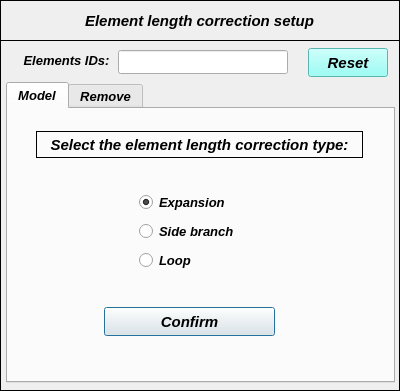
<?xml version="1.0" encoding="UTF-8"?>
<ui version="4.0">
 <class>Dialog</class>
 <widget class="QDialog" name="Dialog">
  <property name="geometry">
   <rect>
    <x>0</x>
    <y>0</y>
    <width>400</width>
    <height>391</height>
   </rect>
  </property>
  <property name="minimumSize">
   <size>
    <width>400</width>
    <height>391</height>
   </size>
  </property>
  <property name="maximumSize">
   <size>
    <width>400</width>
    <height>391</height>
   </size>
  </property>
  <property name="windowTitle">
   <string>Element length correction setup</string>
  </property>
  <widget class="QFrame" name="frame">
   <property name="geometry">
    <rect>
     <x>0</x>
     <y>0</y>
     <width>400</width>
     <height>41</height>
    </rect>
   </property>
   <property name="frameShape">
    <enum>QFrame::Box</enum>
   </property>
   <property name="frameShadow">
    <enum>QFrame::Plain</enum>
   </property>
   <property name="lineWidth">
    <number>1</number>
   </property>
   <widget class="QLabel" name="label">
    <property name="geometry">
     <rect>
      <x>14</x>
      <y>8</y>
      <width>371</width>
      <height>25</height>
     </rect>
    </property>
    <property name="font">
     <font>
      <family>Arial</family>
      <pointsize>11</pointsize>
      <weight>75</weight>
      <italic>true</italic>
      <bold>true</bold>
     </font>
    </property>
    <property name="text">
     <string>Element length correction setup</string>
    </property>
    <property name="textFormat">
     <enum>Qt::AutoText</enum>
    </property>
    <property name="alignment">
     <set>Qt::AlignCenter</set>
    </property>
   </widget>
  </widget>
  <widget class="QFrame" name="frame_2">
   <property name="geometry">
    <rect>
     <x>0</x>
     <y>40</y>
     <width>400</width>
     <height>351</height>
    </rect>
   </property>
   <property name="frameShape">
    <enum>QFrame::Box</enum>
   </property>
   <property name="frameShadow">
    <enum>QFrame::Plain</enum>
   </property>
   <property name="lineWidth">
    <number>1</number>
   </property>
   <widget class="QTabWidget" name="tabWidget_element_length_correction">
    <property name="geometry">
     <rect>
      <x>6</x>
      <y>42</y>
      <width>389</width>
      <height>301</height>
     </rect>
    </property>
    <property name="minimumSize">
     <size>
      <width>0</width>
      <height>227</height>
     </size>
    </property>
    <property name="maximumSize">
     <size>
      <width>16777215</width>
      <height>400</height>
     </size>
    </property>
    <property name="font">
     <font>
      <family>Arial</family>
      <pointsize>10</pointsize>
      <weight>75</weight>
      <italic>true</italic>
      <bold>true</bold>
     </font>
    </property>
    <property name="currentIndex">
     <number>0</number>
    </property>
    <widget class="QWidget" name="tab_model">
     <attribute name="title">
      <string>Model</string>
     </attribute>
     <widget class="QPushButton" name="pushButton_confirm">
      <property name="geometry">
       <rect>
        <x>96</x>
        <y>198</y>
        <width>171</width>
        <height>29</height>
       </rect>
      </property>
      <property name="font">
       <font>
        <family>Arial</family>
        <pointsize>11</pointsize>
        <weight>75</weight>
        <italic>true</italic>
        <bold>true</bold>
       </font>
      </property>
      <property name="text">
       <string>Confirm</string>
      </property>
     </widget>
     <widget class="QLabel" name="label_20">
      <property name="enabled">
       <bool>true</bool>
      </property>
      <property name="geometry">
       <rect>
        <x>28</x>
        <y>22</y>
        <width>327</width>
        <height>27</height>
       </rect>
      </property>
      <property name="font">
       <font>
        <pointsize>11</pointsize>
        <weight>75</weight>
        <italic>true</italic>
        <bold>true</bold>
       </font>
      </property>
      <property name="frameShape">
       <enum>QFrame::Box</enum>
      </property>
      <property name="text">
       <string>Select the element length correction type:</string>
      </property>
      <property name="alignment">
       <set>Qt::AlignCenter</set>
      </property>
     </widget>
     <widget class="QWidget" name="gridLayoutWidget">
      <property name="geometry">
       <rect>
        <x>118</x>
        <y>80</y>
        <width>131</width>
        <height>87</height>
       </rect>
      </property>
      <layout class="QGridLayout" name="gridLayout">
       <item row="2" column="0">
        <widget class="QRadioButton" name="radioButton_loop">
         <property name="minimumSize">
          <size>
           <width>105</width>
           <height>20</height>
          </size>
         </property>
         <property name="maximumSize">
          <size>
           <width>105</width>
           <height>20</height>
          </size>
         </property>
         <property name="text">
          <string>Loop</string>
         </property>
        </widget>
       </item>
       <item row="0" column="0">
        <widget class="QRadioButton" name="radioButton_expansion">
         <property name="minimumSize">
          <size>
           <width>105</width>
           <height>20</height>
          </size>
         </property>
         <property name="maximumSize">
          <size>
           <width>105</width>
           <height>20</height>
          </size>
         </property>
         <property name="text">
          <string>Expansion</string>
         </property>
         <property name="checked">
          <bool>true</bool>
         </property>
        </widget>
       </item>
       <item row="1" column="0">
        <widget class="QRadioButton" name="radioButton_side_branch">
         <property name="minimumSize">
          <size>
           <width>105</width>
           <height>20</height>
          </size>
         </property>
         <property name="maximumSize">
          <size>
           <width>105</width>
           <height>20</height>
          </size>
         </property>
         <property name="text">
          <string>Side branch</string>
         </property>
        </widget>
       </item>
      </layout>
     </widget>
    </widget>
    <widget class="QWidget" name="tab_remove">
     <attribute name="title">
      <string>Remove</string>
     </attribute>
     <widget class="QTabWidget" name="tabWidget_remove">
      <property name="geometry">
       <rect>
        <x>8</x>
        <y>6</y>
        <width>369</width>
        <height>257</height>
       </rect>
      </property>
      <property name="currentIndex">
       <number>0</number>
      </property>
      <widget class="QWidget" name="tab_2">
       <attribute name="title">
        <string>By group</string>
       </attribute>
       <widget class="QLabel" name="label_30">
        <property name="geometry">
         <rect>
          <x>6</x>
          <y>4</y>
          <width>347</width>
          <height>27</height>
         </rect>
        </property>
        <property name="font">
         <font>
          <family>Arial</family>
          <pointsize>11</pointsize>
          <weight>75</weight>
          <italic>true</italic>
          <bold>true</bold>
         </font>
        </property>
        <property name="frameShape">
         <enum>QFrame::NoFrame</enum>
        </property>
        <property name="text">
         <string>Select a group to remove the length correction:</string>
        </property>
        <property name="textFormat">
         <enum>Qt::AutoText</enum>
        </property>
        <property name="alignment">
         <set>Qt::AlignCenter</set>
        </property>
       </widget>
       <widget class="QTreeWidget" name="treeWidget_length_correction_groups">
        <property name="geometry">
         <rect>
          <x>10</x>
          <y>36</y>
          <width>341</width>
          <height>150</height>
         </rect>
        </property>
        <property name="minimumSize">
         <size>
          <width>280</width>
          <height>150</height>
         </size>
        </property>
        <property name="maximumSize">
         <size>
          <width>400</width>
          <height>150</height>
         </size>
        </property>
        <property name="font">
         <font>
          <family>Arial</family>
          <weight>75</weight>
          <italic>true</italic>
          <bold>true</bold>
         </font>
        </property>
        <column>
         <property name="text">
          <string>Group</string>
         </property>
        </column>
        <column>
         <property name="text">
          <string>Type</string>
         </property>
        </column>
        <column>
         <property name="text">
          <string>Elements</string>
         </property>
        </column>
       </widget>
       <widget class="QPushButton" name="pushButton_remove_by_group_confirm">
        <property name="geometry">
         <rect>
          <x>144</x>
          <y>192</y>
          <width>80</width>
          <height>29</height>
         </rect>
        </property>
        <property name="minimumSize">
         <size>
          <width>80</width>
          <height>29</height>
         </size>
        </property>
        <property name="maximumSize">
         <size>
          <width>80</width>
          <height>29</height>
         </size>
        </property>
        <property name="font">
         <font>
          <family>Arial</family>
          <pointsize>11</pointsize>
          <weight>75</weight>
          <italic>true</italic>
          <bold>true</bold>
         </font>
        </property>
        <property name="text">
         <string>Remove</string>
        </property>
       </widget>
       <widget class="QPushButton" name="pushButton_get_information">
        <property name="geometry">
         <rect>
          <x>260</x>
          <y>150</y>
          <width>80</width>
          <height>29</height>
         </rect>
        </property>
        <property name="minimumSize">
         <size>
          <width>80</width>
          <height>29</height>
         </size>
        </property>
        <property name="maximumSize">
         <size>
          <width>80</width>
          <height>29</height>
         </size>
        </property>
        <property name="font">
         <font>
          <family>Arial</family>
          <pointsize>10</pointsize>
          <weight>75</weight>
          <italic>true</italic>
          <bold>true</bold>
         </font>
        </property>
        <property name="text">
         <string>See details</string>
        </property>
       </widget>
      </widget>
      <widget class="QWidget" name="tab">
       <attribute name="title">
        <string>By element</string>
       </attribute>
       <widget class="QLabel" name="label_29">
        <property name="geometry">
         <rect>
          <x>6</x>
          <y>4</y>
          <width>353</width>
          <height>27</height>
         </rect>
        </property>
        <property name="font">
         <font>
          <pointsize>11</pointsize>
         </font>
        </property>
        <property name="frameShape">
         <enum>QFrame::NoFrame</enum>
        </property>
        <property name="text">
         <string>Select a element to remove the length correction:</string>
        </property>
        <property name="textFormat">
         <enum>Qt::AutoText</enum>
        </property>
        <property name="alignment">
         <set>Qt::AlignCenter</set>
        </property>
       </widget>
       <widget class="QTreeWidget" name="treeWidget_length_correction_elements">
        <property name="geometry">
         <rect>
          <x>40</x>
          <y>36</y>
          <width>280</width>
          <height>150</height>
         </rect>
        </property>
        <property name="minimumSize">
         <size>
          <width>280</width>
          <height>150</height>
         </size>
        </property>
        <property name="maximumSize">
         <size>
          <width>280</width>
          <height>150</height>
         </size>
        </property>
        <property name="font">
         <font>
          <family>Arial</family>
          <weight>75</weight>
          <italic>true</italic>
          <bold>true</bold>
         </font>
        </property>
        <column>
         <property name="text">
          <string>Elements</string>
         </property>
        </column>
        <column>
         <property name="text">
          <string>Type</string>
         </property>
        </column>
       </widget>
       <widget class="QPushButton" name="pushButton_remove_by_elements_confirm">
        <property name="geometry">
         <rect>
          <x>144</x>
          <y>192</y>
          <width>80</width>
          <height>29</height>
         </rect>
        </property>
        <property name="minimumSize">
         <size>
          <width>80</width>
          <height>29</height>
         </size>
        </property>
        <property name="maximumSize">
         <size>
          <width>80</width>
          <height>29</height>
         </size>
        </property>
        <property name="font">
         <font>
          <family>Arial</family>
          <pointsize>11</pointsize>
          <weight>75</weight>
          <italic>true</italic>
          <bold>true</bold>
         </font>
        </property>
        <property name="text">
         <string>Remove</string>
        </property>
       </widget>
      </widget>
     </widget>
    </widget>
   </widget>
   <widget class="QLabel" name="label_selection">
    <property name="geometry">
     <rect>
      <x>19</x>
      <y>10</y>
      <width>95</width>
      <height>21</height>
     </rect>
    </property>
    <property name="font">
     <font>
      <family>Arial</family>
      <pointsize>10</pointsize>
      <weight>75</weight>
      <italic>true</italic>
      <bold>true</bold>
     </font>
    </property>
    <property name="text">
     <string>Elements IDs:</string>
    </property>
    <property name="alignment">
     <set>Qt::AlignCenter</set>
    </property>
   </widget>
   <widget class="QLineEdit" name="lineEdit_elementID">
    <property name="geometry">
     <rect>
      <x>118</x>
      <y>10</y>
      <width>170</width>
      <height>24</height>
     </rect>
    </property>
    <property name="minimumSize">
     <size>
      <width>170</width>
      <height>0</height>
     </size>
    </property>
    <property name="maximumSize">
     <size>
      <width>170</width>
      <height>16777215</height>
     </size>
    </property>
    <property name="font">
     <font>
      <family>Arial</family>
      <pointsize>10</pointsize>
      <weight>75</weight>
      <italic>true</italic>
      <bold>true</bold>
     </font>
    </property>
    <property name="focusPolicy">
     <enum>Qt::ClickFocus</enum>
    </property>
    <property name="text">
     <string/>
    </property>
    <property name="alignment">
     <set>Qt::AlignCenter</set>
    </property>
   </widget>
   <widget class="QPushButton" name="pushButton_reset_confirm">
    <property name="geometry">
     <rect>
      <x>308</x>
      <y>8</y>
      <width>80</width>
      <height>29</height>
     </rect>
    </property>
    <property name="minimumSize">
     <size>
      <width>80</width>
      <height>29</height>
     </size>
    </property>
    <property name="maximumSize">
     <size>
      <width>80</width>
      <height>29</height>
     </size>
    </property>
    <property name="font">
     <font>
      <family>Arial</family>
      <pointsize>11</pointsize>
      <weight>75</weight>
      <italic>true</italic>
      <bold>true</bold>
     </font>
    </property>
    <property name="styleSheet">
     <string notr="true">background-color: rgb(125, 255, 245);</string>
    </property>
    <property name="text">
     <string>Reset</string>
    </property>
    <property name="flat">
     <bool>false</bool>
    </property>
   </widget>
  </widget>
 </widget>
 <resources/>
 <connections/>
</ui>
